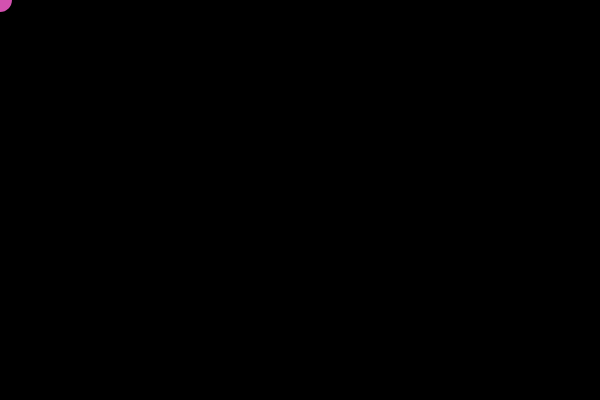
Frame 1 (no input)
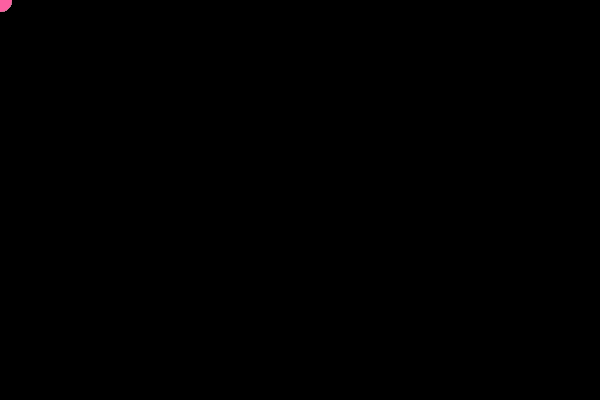
Frame 60 (no input)
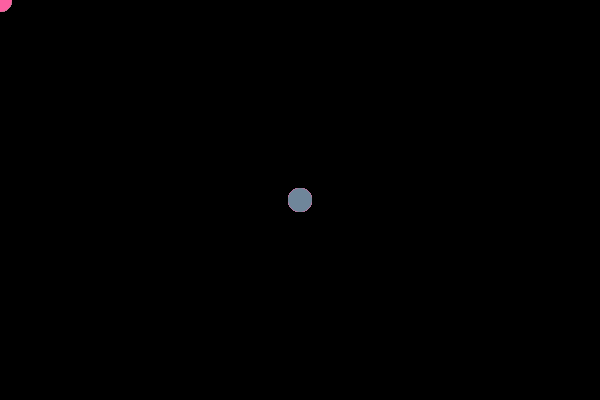
Frame 120 (the mouse pressed at the canvas centre since frame 60)

The p5.js sketch that drew these frames (run headless with seeded random() and noise() and a simulated clock; from frame 60 on, the mouse is pressed at the canvas centre):

// p5.js sketch
// ── sketch.js
var col = {
  r: 255,
  g: 0,
  b: 0
}

var spot = {
  x: 100,
  y: 50
}

function setup() {
createCanvas(600,400);
background(0);
}


function draw() {
  col.r = random(100, 255);
  col.g = random(50,200);
  col.b = random(100, 200);
  spot.x = random(0, width);
  spot.y = random(0, height);
  noStroke();
  // fill(col.r, col.g, col.b);
  // ellipse(spot.x, spot.y, 24, 24);

  fill(col.r, col.g, col.b);
  ellipse(mouseX, mouseY, 24, 24);
//   if(mouseX > 300){
//   ellipse(mouseX, mouseY, 24, 24);
// } else{
//   rect(mouseX, mouseY, 24, 24);
// }
}
